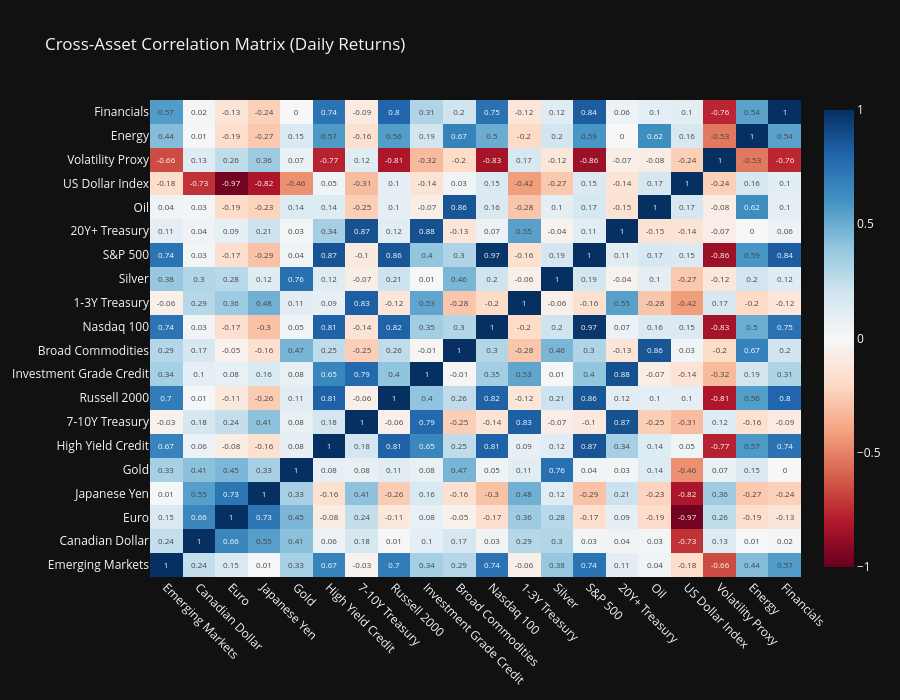

Notebook source saved alongside this figure:
### Code cell
#Calculate the corrlation matrix of daily returns
corr_matrix = daily_returns.corr()

#replace ticker symbols with full names
corr_matrix.columns = [tickers[t] for t in corr_matrix.columns]
corr_matrix.index = [tickers[t] for t in corr_matrix.index]

#create heatmap
fig = go.Figure(data = go.Heatmap(
    z = corr_matrix.values,
    x = corr_matrix.columns.tolist(),
    y = corr_matrix.index.tolist(),
    colorscale = 'RdBu',
    zmid = 0,
    zmin = -1,
    zmax = 1,
    text = corr_matrix.round(2).values,
    texttemplate='%{text}',
    textfont=dict(size=8),
    hoverongaps=False
))

fig.update_layout(
    title = 'Cross-Asset Correlation Matrix (Daily Returns)',
    height = 700,
    width = 900,
    template = 'plotly_dark',
    xaxis = dict(tickangle = 45)
)

fig.show()

### Figure 1 — Plotly figure (JSON) as saved in the notebook; plotly's stock layout.template omitted (floating-point values rounded to 4 significant figures; data arrays with more than 128 entries replaced by an {"elided": "..."} marker saying what was removed)
{"data": [{"colorscale": [[0, "rgb(103,0,31)"], [0.1, "rgb(178,24,43)"], [0.2, "rgb(214,96,77)"], [0.3, "rgb(244,165,130)"], [0.4, "rgb(253,219,199)"], [0.5, "rgb(247,247,247)"], [0.6, "rgb(209,229,240)"], [0.7, "rgb(146,197,222)"], [0.8, "rgb(67,147,195)"], [0.9, "rgb(33,102,172)"], [1, "rgb(5,48,97)"]], "hoverongaps": false, "text": {"elided": "20x20 float values"}, "textfont": {"size": 8}, "texttemplate": "%{text}", "type": "heatmap", "x": ["Emerging Markets", "Canadian Dollar", "Euro", "Japanese Yen", "Gold", "High Yield Credit", "7-10Y Treasury", "Russell 2000", "Investment Grade Credit", "Broad Commodities", "Nasdaq 100", "1-3Y Treasury", "Silver", "S&P 500", "20Y+ Treasury", "Oil", "US Dollar Index", "Volatility Proxy", "Energy", "Financials"], "y": ["Emerging Markets", "Canadian Dollar", "Euro", "Japanese Yen", "Gold", "High Yield Credit", "7-10Y Treasury", "Russell 2000", "Investment Grade Credit", "Broad Commodities", "Nasdaq 100", "1-3Y Treasury", "Silver", "S&P 500", "20Y+ Treasury", "Oil", "US Dollar Index", "Volatility Proxy", "Energy", "Financials"], "z": {"elided": "20x20 float values"}, "zmax": 1, "zmid": 0, "zmin": -1}], "layout": {"height": 700, "title": {"text": "Cross-Asset Correlation Matrix (Daily Returns)"}, "width": 900, "xaxis": {"tickangle": 45}}}
